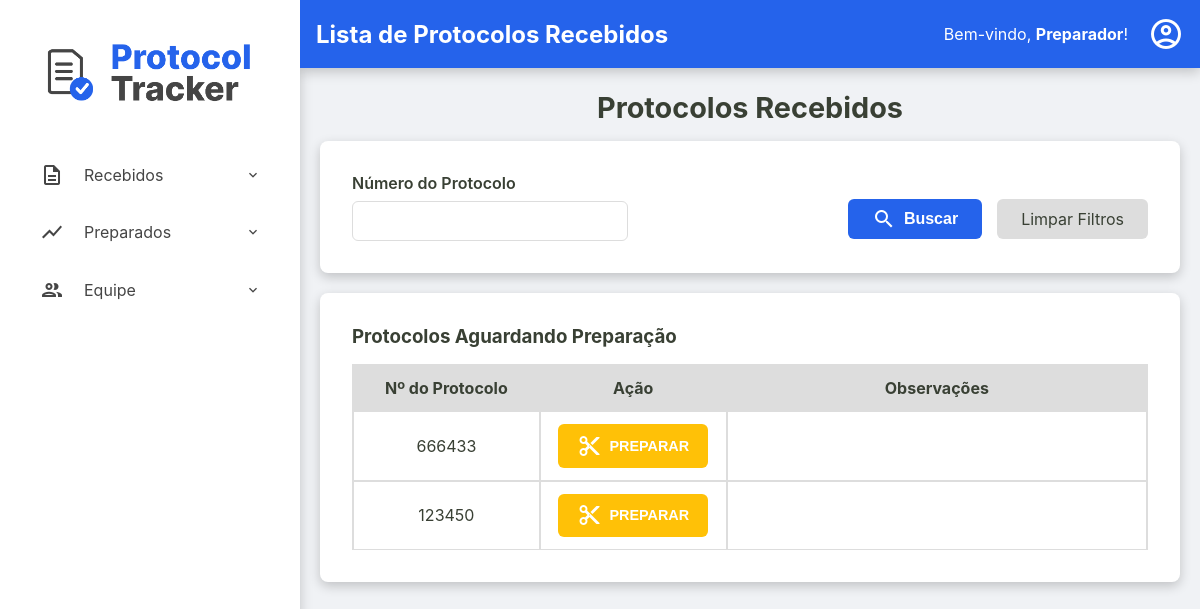
Page /preparadores/recebidos (signed in) on the earlier database version.
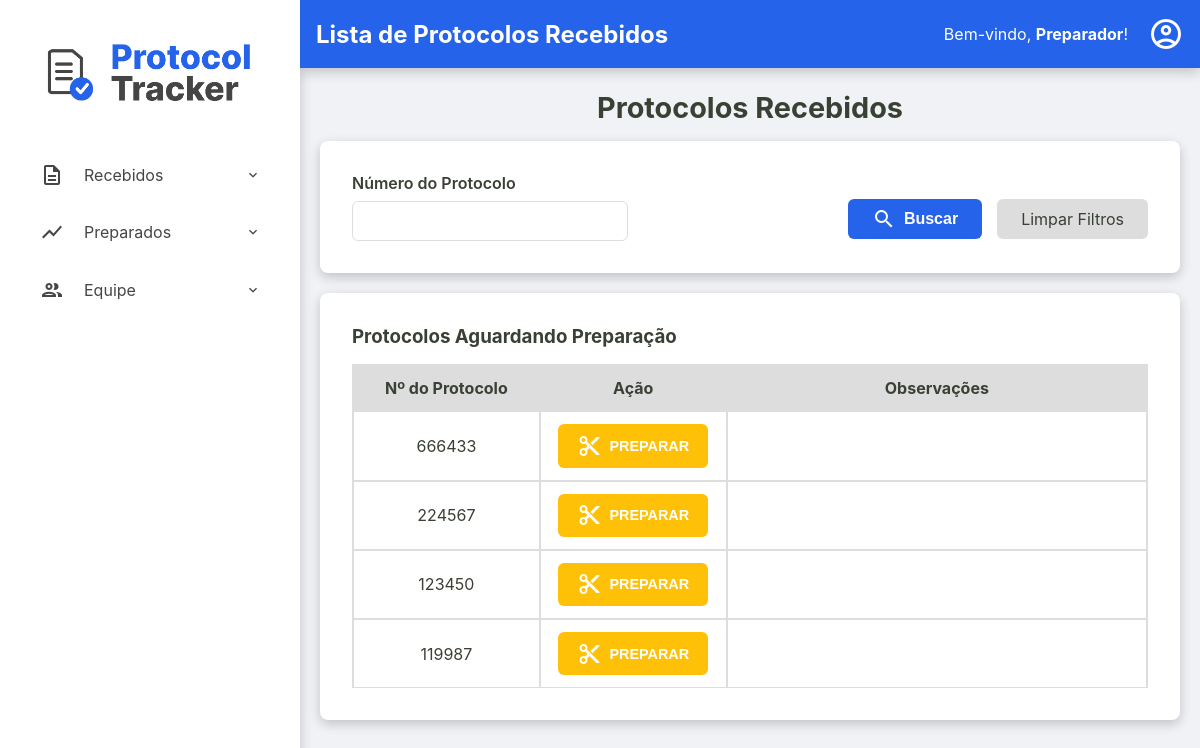
Same page on the later database version.
### tables this page shows
CREATE TABLE protocolos (
    id TEXT PRIMARY KEY,
    id_remessa TEXT NOT NULL,
    numero_protocolo TEXT NOT NULL UNIQUE,
    data_preparacao TEXT NULL,
    id_preparador INTEGER NULL,
    data_digitalizacao TEXT NULL,
    id_digitalizador INTEGER NULL,
    status TEXT NOT NULL DEFAULT 'RECEBIDO',
    quantidade_paginas INTEGER NULL CHECK (quantidade_paginas >= 0),
    observacoes TEXT NULL,
    FOREIGN KEY (id_remessa) REFERENCES remessas (id),
    FOREIGN KEY (id_preparador) REFERENCES usuarios (id),
    FOREIGN KEY (id_digitalizador) REFERENCES usuarios (id)
  );

### src/Controller/ProtocoloController.php (called while the page is built, shortened)
<?php
class ProtocoloController
{
    public function preparadores_listaRecebidos()
    {
        try {
            $numeroFiltro = $_GET['numero_protocolo'] ?? null;
            $listaProtocolosRecebidos = $this->protocoloRepository->searchByNumeroEStatus($numeroFiltro, 'RECEBIDO');
            require __DIR__ . '/../../templates/preparadores/recebidos.php';
        } catch (Exception $e) {
            $this->home($e->getMessage());
        }
    }
}

### src/Repository/ProtocoloRepository.php (called while the page is built, shortened)
<?php
class ProtocoloRepository implements ProtocoloRepositoryInterface
{
    private PDO $connection;
    public function __construct(PDO $connection)
    {
        $this->connection = $connection;
    }
    public function searchByNumeroEStatus(?string $numero_protocolo = null, string $status): array
    {
        $sqlConditions = [];
        $parameters = [];
        $sqlConditions[] = 'status = :status';
        $parameters[':status'] = $status;
        $sqlQuery = 'SELECT * FROM protocolos WHERE ' . implode(' AND ', $sqlConditions) . ' ORDER BY numero_protocolo DESC;';
        $stmt = $this->connection->prepare($sqlQuery);
        $stmt->execute($parameters);
        return $this->hidrataLista($stmt);
    }
    private function hidrataLista(PDOStatement $stmt): array
    {
        $listaDeProtocolos = [];
        while($dadosProtocolo = $stmt->fetch()){
            $listaDeProtocolos[] = Protocolo::fromArray($dadosProtocolo);
        }
        return $listaDeProtocolos;
    }
}

### src/Model/Protocolo.php (called while the page is built, shortened)
<?php
class Protocolo {
    public function getId(): ?string { return $this->id; }
    public function getNumeroProtocolo(): string { return $this->numero_protocolo; }
    public function getObservacoes(): ?string { return $this->observacoes; }
    public static function fromArray(array $array): self
    {
        try {
            $data_preparacao = isset($array['data_preparacao']) ? new DateTimeImmutable($array['data_preparacao']) :  null;
            $data_digitalizacao = isset($array['data_digitalizacao']) ? new DateTimeImmutable($array['data_digitalizacao']) :  null;
        } catch (Exception $e) {
            throw new Exception("Falha ao criar data");
        }
        return new self(
            $array['id'],
            $array['id_remessa'],
            $array['numero_protocolo'],
            $data_preparacao,
            isset($array['id_preparador']) ? (int) $array['id_preparador'] : null,
            $data_digitalizacao,
            isset($array['id_digitalizador']) ? (int) $array['id_digitalizador'] : null,
            $array['status'],
            isset($array['quantidade_paginas']) ? (int) $array['quantidade_paginas'] : null,
            $array['observacoes'] ?? null,
        );
    }
}

### templates/preparadores/recebidos.php (the view, shortened to what this page needs)
<?php require __DIR__ . '/../components/_header.php'; ?>
<h2>Protocolos Recebidos</h2>
<div class="container-principal-busca">
<div class="form-container busca-form-container">
        <form action="/preparadores/recebidos" method="get" class="busca-form">
            <div class="form-row">
                <div class="form-group">
                    <label for="numero_protocolo">Número do Protocolo</label>
                    <input type="text" id="numero_protocolo" name="numero_protocolo" value="<?= htmlspecialchars($_GET['numero_protocolo'] ?? '') ?>">
                </div>
            </div>
            <div class="form-actions">
                <button type="submit" class="btn-buscar">
                    <span class="material-icons-outlined">search</span> Buscar
                </button>
                <a href="/preparadores/recebidos" class="btn-limpar">Limpar Filtros</a>
            </div>
        </form>
</div>
<div class="listagem-container">
    <h3>Protocolos Aguardando Preparação</h3>
    <table class="protocolos-table datatable-js tabela-protocolos" id="tabela-protocolos">
        <thead>
            <tr>
                <th>Nº do Protocolo</th>
                <th class="acoes-header">Ação</th>
                <th>Observações</th>
            </tr>
        </thead>
        <tbody>
            <?php foreach ($listaProtocolosRecebidos as $protocolo): ?>
                <tr>
                    <td><?= htmlspecialchars($protocolo->getNumeroProtocolo()) ?></td>
                    <td class="acoes-cell">
                        <button
                            type="button"
                            class="btn-acao-preparar open-modal-preparar"
                            data-protocolo-id="<?= htmlspecialchars($protocolo->getId()) ?>"
                            data-protocolo-numero="<?= htmlspecialchars($protocolo->getNumeroProtocolo()) ?>"
                        >
                            <span class="material-icons-outlined">content_cut</span> Preparar
                        </button>
                    </td>
                    <td class="coluna-observacoes" title="<?= htmlspecialchars($protocolo->getObservacoes() ?? '') ?>">
                    </td>
                </tr>
            <?php endforeach; ?>
        </tbody>
    </table>
</div>
</div>
<?php require __DIR__ . '/../components/_footer.php'; ?>

Differences in the rows shown:
added protocolos: numero_protocolo "224567"
added protocolos: numero_protocolo "119987"
